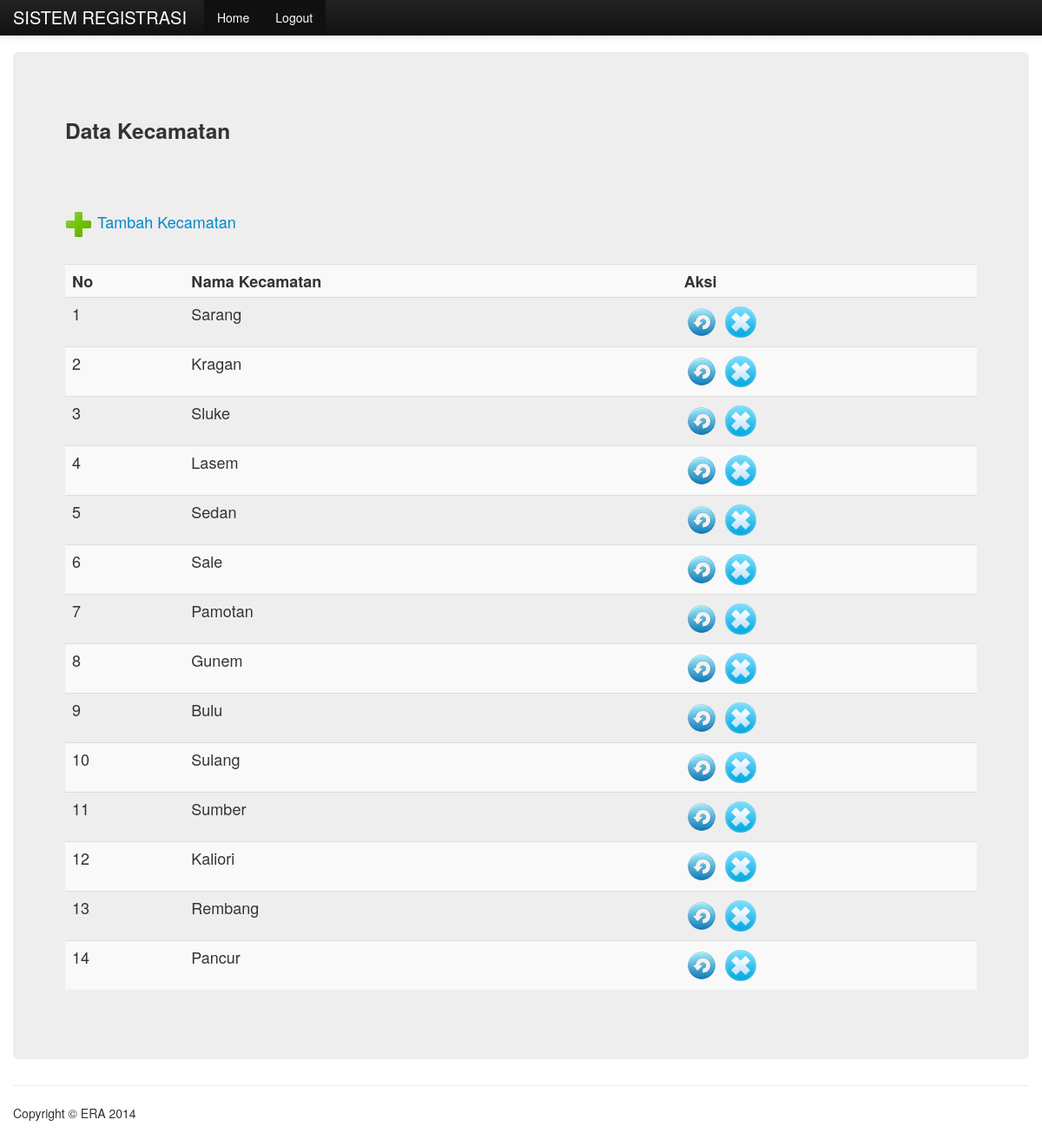
The page /daftarkecamatan.php (signed in) on the database its author committed.
### tables this page shows
CREATE TABLE IF NOT EXISTS `kecamatan` (
  `idkecamatan` int(11) NOT NULL AUTO_INCREMENT,
  `namakecamatan` varchar(20) NOT NULL,
  PRIMARY KEY (`idkecamatan`)
);

### daftarkecamatan.php (the view, shortened to what this page needs)
<!DOCTYPE html>
<html lang="en">
  <head>
    <link href="css/bootstrap.css" rel="stylesheet">
    <link href="css/bootstrap-responsive.css" rel="stylesheet">
  </head>
  <body>
    <div class="navbar navbar-inverse navbar-fixed-top">
      <div class="navbar-inner">
        <div class="container">
          <a class="brand" href="#">SISTEM REGISTRASI</a>
          <div class="nav-collapse collapse">
            <ul class="nav">
              <li class="active"><a href="paneladmin.php">Home</a></li>
			  <li class="active"><a href="logout.php">Logout</a></li>
            </ul>
          </div>
        </div>
      </div>
    </div>
    <div class="container">
      <div class="hero-unit">
		<h3>Data Kecamatan</h3><br/><br/>
		<a href="inputdatakecamatan.php" ><img src="images/add.png" /> Tambah Kecamatan</a><br/><br/>
		<table class="table table-striped">
			<tr>
				<td><b>No</b></td>
				<td><b>Nama Kecamatan</b></td>
				<td><b>Aksi</b></td>
			</tr>
		<?php
			$tampil = "SELECT * FROM kecamatan";
			$querytampil = mysql_query($tampil);
            $i = 1;
			while($hasil = mysql_fetch_array($querytampil)) {
				$id = $hasil['idkecamatan'];
				$nama = $hasil['namakecamatan'];
		?>
				<tr>
					<td><?php echo $i; ?></td>
					<td><?php echo $nama; ?></td>
					<td>
						<a href="updatekecamatan.php?id=<?php echo $id; ?>"><img height="40" width="40" src="images/update.png"  title="update" /></a>
						<a href="hapuskecamatan.php?id=<?php echo $id; ?>"><img height="40" width="40" src="images/delete.png"  title="hapus" /></a>
					</td>
				</tr>
		<?php
				$i++;
			}
		?>
		</table>
	  </div>
      <hr>
      <footer>
        <p>Copyright &copy; ERA 2014</p>
      </footer>
    </div>
  </body>
</html>

### daftarkecamatan.php (style rules this page uses)
body { padding-top: 60px; padding-bottom: 40px; }

### rows shown on the page
kecamatan: namakecamatan "Sarang"
kecamatan: namakecamatan "Kragan"
kecamatan: namakecamatan "Sluke"
kecamatan: namakecamatan "Lasem"
kecamatan: namakecamatan "Sedan"
kecamatan: namakecamatan "Sale"
kecamatan: namakecamatan "Pamotan"
kecamatan: namakecamatan "Gunem"
kecamatan: namakecamatan "Bulu"
kecamatan: namakecamatan "Sulang"
kecamatan: namakecamatan "Sumber"
kecamatan: namakecamatan "Kaliori"
kecamatan: namakecamatan "Rembang"
kecamatan: namakecamatan "Pancur"
